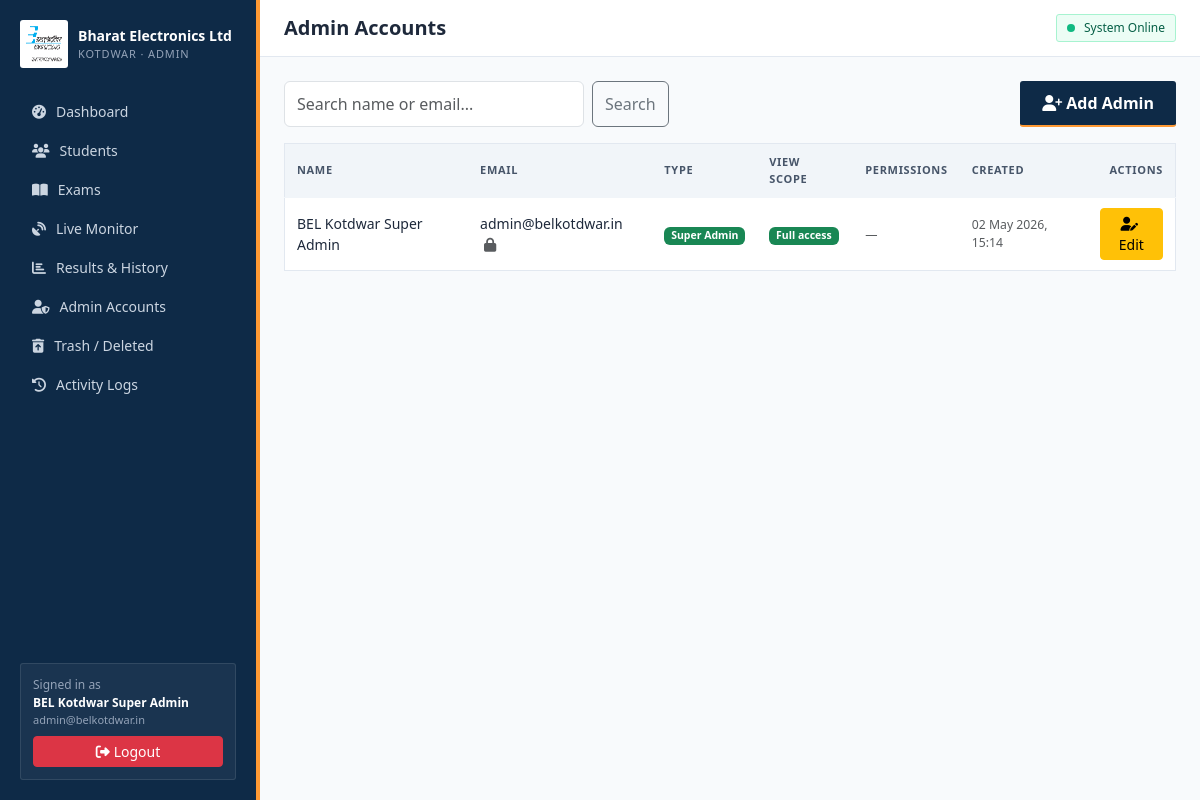
Page /admin/admins.php (signed in) on the committed database.
### tables this page shows
CREATE TABLE users (
  id               INT AUTO_INCREMENT PRIMARY KEY,
  role             ENUM('admin','student') NOT NULL,
  name             VARCHAR(150) NOT NULL,
  email            VARCHAR(150) NOT NULL,
  username         VARCHAR(80)  NOT NULL,
  password_hash    VARCHAR(255) NOT NULL,
  plain_password   VARCHAR(80)  NULL,     
  roll_number      VARCHAR(80)  NULL,
  dob              DATE         NULL,
  category         ENUM('internal','external') NULL,
  photo_path       VARCHAR(255) NULL,
  is_super         TINYINT(1)   NOT NULL DEFAULT 0,
  created_by       INT          NULL,
  created_at       DATETIME     DEFAULT CURRENT_TIMESTAMP,
   
  deleted_at       DATETIME     NULL,
  deleted_by       INT          NULL,
  deleted_by_name  VARCHAR(150) NULL,
  deleted_by_email VARCHAR(150) NULL,
  UNIQUE KEY uq_email (email),
  UNIQUE KEY uq_username (username),
  UNIQUE KEY uq_roll (roll_number),
  KEY idx_role_deleted (role, deleted_at)
);

### includes/lang.php (called while the page is built, shortened)
<?php
function lang(): string {
    return $_SESSION['lang'] ?? 'en';
}

### includes/helpers.php (called while the page is built, shortened)
<?php
require_once __DIR__ . '/config.php';
function h($s): string { return htmlspecialchars((string)$s, ENT_QUOTES, 'UTF-8'); }
function current_user(): ?array { return $_SESSION['user'] ?? null; }
function require_login(string $role): array {
    $u = current_user();
    return $u;
}
function base_url(): string {
    $scheme = (!empty($_SERVER['HTTPS']) && $_SERVER['HTTPS'] !== 'off') ? 'https' : 'http';
    $host = $_SERVER['HTTP_HOST'] ?? 'localhost';
    $script = $_SERVER['SCRIPT_NAME'] ?? '';
    $prefix = '';
    return $scheme . '://' . $host . $prefix;
}
function url(string $path): string {
    return base_url() . '/' . ltrim($path, '/');
}
function fmt_dt($dt): string {
    return date('d M Y, H:i', strtotime($dt));
}

### includes/config.php (called while the page is built, shortened)
<?php
function db(): PDO {
    static $pdo = null;
    if ($pdo === null) {
        $dsn = 'mysql:host=' . DB_HOST . ';port=' . DB_PORT . ';dbname=' . DB_NAME . ';charset=utf8mb4';
        try {
            $pdo = new PDO($dsn, DB_USER, DB_PASS, [
                PDO::ATTR_ERRMODE            => PDO::ERRMODE_EXCEPTION,
                PDO::ATTR_DEFAULT_FETCH_MODE => PDO::FETCH_ASSOC,
                PDO::ATTR_EMULATE_PREPARES   => false,
            ]);
        } catch (PDOException $e) {
            die('<div style="font-family:sans-serif;padding:2em;background:#fee;color:#900;border:2px solid #c00;margin:2em">
                <h2>Database Connection Failed</h2>
                <p>Could not connect to MySQL database <code>' . DB_NAME . '</code>.</p>
                <p><b>Steps:</b></p>
                <ol>
                  <li>Open XAMPP Control Panel → Start <b>Apache</b> and <b>MySQL</b></li>
                  <li>Open <a href="http://localhost/phpmyadmin" target="_blank">phpMyAdmin</a></li>
                  <li>Import <code>htdocs/schema.sql</code> to create the <code>bel_exam_portal</code> database</li>
                  <li>Verify credentials in <code>htdocs/includes/config.php</code></li>
                </ol>
                <p>Error: ' . htmlspecialchars($e->getMessage()) . '</p>
                </div>');
        }
    }
    return $pdo;
}

### admin/admins.php (the view, shortened to what this page needs)
<?php $ADMIN_TITLE = 'Admin Accounts';
require_once __DIR__ . '/../includes/helpers.php'; $me = require_login('admin');
  ?>
  <?php
require __DIR__ . '/_shell_top.php';
$search = trim($_GET['search'] ?? '');
$params = [];
$sql = 'SELECT u.*, ap.perms, ap.view_all_exams, ap.view_all_students FROM users u LEFT JOIN admin_permissions ap ON ap.admin_id=u.id WHERE u.role="admin" AND u.deleted_at IS NULL';
$sql .= ' ORDER BY u.created_at DESC';
$stmt = db()->prepare($sql);
$stmt->execute($params);
$rows = $stmt->fetchAll();
?>
<div class="d-flex justify-content-between mb-3 gap-2 flex-wrap">
  <form class="d-flex gap-2" method="get">
    <input type="text" name="search" class="form-control" placeholder="Search name or email..." value="<?= h($search) ?>" style="width:300px">
    <button class="btn btn-outline-secondary">Search</button>
  </form>
  <button class="btn btn-navy" data-bs-toggle="modal" data-bs-target="#aa"><i class="fas fa-user-plus me-1"></i>Add Admin</button>
</div>
<table class="data-table"><thead><tr><th>Name</th><th>Email</th><th>Type</th><th>View Scope</th><th>Permissions</th><th>Created</th><th class="text-end">Actions</th></tr></thead><tbody>
<?php foreach ($rows as $r):
  $isSelfSuper = !empty($r['is_super']) && (int)$r['id'] === (int)$me['id'];
  $emailDisplay = !empty($r['is_super']) && !$isSelfSuper ? mask_email_display($r['email']) : h($r['email']);
?>
  <tr><td class="fw-medium"><?= h($r['name']) ?></td><td data-testid="admin-email-cell-<?= $r['id'] ?>"><?= $emailDisplay ?>
      <?php if (!empty($r['is_super'])): ?><i class="fas fa-lock text-muted ms-1" title="Email encrypted/hidden — visible only to the super admin themselves"></i><?php endif; ?>
    </td>
    <td><?php if ($r['is_super']): ?><span class="badge bg-success">Super Admin</span><?php else: ?><span class="badge bg-secondary">Admin</span><?php endif; ?></td>
    <td>
      <?php if ($r['is_super']): ?>
        <span class="badge bg-success">Full access</span>
      <?php endif; ?>
    </td>
    <td>
      <?php if ($r['is_super']): ?>
        <span class="small text-muted">—</span>
      <?php endif; ?>
    </td>
    <td class="small text-muted"><?= fmt_dt($r['created_at']) ?></td>
    <td class="text-end">
      <?php if ($isSelfSuper): ?>
        <button type="button" class="btn btn-sm btn-warning" data-bs-toggle="modal" data-bs-target="#superEditModal" data-testid="super-edit-btn"><i class="fas fa-user-pen me-1"></i>Edit</button>
      <?php endif; ?>
    </td>
  </tr>
<?php endforeach; ?>
</tbody></table>
<?php require __DIR__ . '/_shell_bottom.php'; ?>

### includes/header.php (shortened to what this page needs)
<?php
require_once __DIR__ . '/helpers.php';
require_once __DIR__ . '/lang.php';
$PUBLIC = $PUBLIC ?? false;
$ADMIN_SHELL = $ADMIN_SHELL ?? false;
?><!DOCTYPE html>
<html lang="<?= lang() ?>">
<head>
<link rel="stylesheet" href="<?= url('assets/lib/bootstrap/css/bootstrap.min.css') ?>">
<link rel="stylesheet" href="<?= url('assets/lib/fontawesome/css/all.min.css') ?>">
<link rel="stylesheet" href="<?= url('assets/css/app.css') ?>">
</head>
<body class="<?= trim(($ADMIN_SHELL ? 'admin-body ' : '') . ($PUBLIC ? 'public-body' : '')) ?>">

### admin/_shell_top.php (shortened to what this page needs)
<?php
require_once __DIR__ . '/../includes/helpers.php';
$u = require_login('admin');
$ADMIN_SHELL = true;
$PUBLIC = false;
require __DIR__ . '/../includes/header.php';
$nav = [
  ['dashboard.php','Dashboard','fa-gauge-high'],
  ['students.php','Students','fa-users'],
  ['exams.php','Exams','fa-book-open'],
  ['live-monitor.php','Live Monitor','fa-satellite-dish'],
  ['results.php','Results & History','fa-chart-bar'],
];
if (!empty($u['is_super'])) {
  $nav[] = ['admins.php','Admin Accounts','fa-user-shield'];
  $nav[] = ['trash.php','Trash / Deleted','fa-trash-can-arrow-up'];
  $nav[] = ['logs.php','Activity Logs','fa-clock-rotate-left'];
}
?>
<div class="admin-layout">
  <aside class="admin-sidebar" data-testid="admin-sidebar">
    <div class="brand">
      <img src="<?= url('assets/icons/BEL-Logo-Trnsprent.png') ?>" alt="BEL">
      <div><div class="fw-bold small">Bharat Electronics Ltd</div><div style="font-size:11px; letter-spacing:.08em; color:#94a3b8">KOTDWAR · ADMIN</div></div>
    </div>
    <?php foreach ($nav as $n): ?>
      <a href="<?= url('admin/' . $n[0]) ?>" class="nav-link <?= $curr === $n[0] ? 'active' : '' ?>" data-testid="nav-<?= str_replace('.php','',$n[0]) ?>"><i class="fas <?= $n[2] ?>"></i> <?= $n[1] ?></a>
    <?php endforeach; ?>
    <div class="user-box">
      <div style="color:#94a3b8">Signed in as</div>
      <div class="fw-semibold text-white"><?= h($u['name']) ?></div>
      <div style="color:#94a3b8; font-size:11px"><?= h($u['email']) ?></div>
      <a href="<?= url('logout.php') ?>" class="btn btn-sm btn-danger w-100 mt-2" data-testid="logout-btn"><i class="fas fa-sign-out-alt me-1"></i>Logout</a>
    </div>
  </aside>
  <main class="admin-main" data-testid="admin-main">
    <div class="admin-topbar">
      <div class="d-flex align-items-center">
        <h1><?= h($ADMIN_TITLE ?? 'Admin') ?></h1>
      </div>
      <span class="status-pill"><span class="dot"></span> System Online</span>
    </div>
    <div class="p-4">

### admin/_shell_bottom.php
    </div>
  </main>
</div>
<?php require __DIR__ . '/../includes/footer.php'; ?>

### includes/footer.php (shortened to what this page needs)
</body></html>

### assets/css/app.css (style rules this page uses)
:root { --navy: #0E2A47; --navy-dark: #081a2e; --saffron: #FF9933; --green: #138808; --bel-blue: #00A9E0; --slatebg: #F5F7FA; }
body { background: var(--slatebg); font-family: 'Segoe UI', Tahoma, sans-serif; color: #1e293b; }
.admin-body { background: #f8fafc; }
.status-pill { font-size:12px; padding:4px 10px; border-radius:3px; background:#ecfdf5; color:#065f46; border:1px solid #a7f3d0; }
.status-pill .dot { display:inline-block; width:8px; height:8px; background:#10b981; border-radius:50%; margin-right:6px; }
.btn-navy { background: var(--navy); color:#fff; border: none; border-bottom: 2px solid var(--saffron); padding: 10px 22px; font-weight:600; border-radius:3px; }
body.admin-body { margin: 0; padding: 0; }
.admin-layout { position: relative; min-height: 100vh; }
.admin-sidebar { position: fixed; top: 0; left: 0; width: 260px; height: 100vh; background: var(--navy); color:#fff; padding: 20px; border-right: 4px solid var(--saffron); overflow: hidden; z-index: 1030; display: flex; flex-direction: column; }
.admin-sidebar .brand { display:flex; align-items:center; gap:10px; margin-bottom: 24px; flex-shrink: 0; }
.admin-sidebar .brand img { width:48px; height:48px; background:#fff; padding:6px; border-radius:3px; }
.admin-sidebar a.nav-link { display:flex; align-items:center; gap:10px; color:#cbd5e1; text-decoration:none; padding: 9px 12px; border-radius:3px; font-size:14px; flex-shrink: 0; }
.admin-sidebar .user-box { margin-top: auto; padding: 12px; background: rgba(255,255,255,0.05); border: 1px solid rgba(255,255,255,0.1); border-radius:3px; font-size:12px; flex-shrink: 0; }
.admin-main { margin-left: 260px; background: #f8fafc; min-height: 100vh; }
.admin-topbar { background:#fff; border-bottom:1px solid #e2e8f0; padding: 14px 24px; display:flex; justify-content:space-between; align-items:center; position: sticky; top: 0; z-index: 20; }
.admin-topbar h1 { font-size: 20px; font-weight:700; margin:0; }
.data-table { width:100%; font-size:14px; background:#fff; border: 1px solid #e2e8f0; }
.data-table th { background: #f1f5f9; color:#475569; font-size:11px; text-transform:uppercase; letter-spacing: 0.06em; padding: 10px 12px; text-align:left; }
.data-table td { padding: 10px 12px; border-top: 1px solid #f1f5f9; }
.text-muted { color: #64748b; }

### rows in the picture
users: name "BEL Kotdwar Super Admin", email "admin@belkotdwar.in", is_super 1 (drawn), created_at "02 May 2026, 15:14"

### other values in the picture
$n[1] "Dashboard"
$n[1] "Students"
$n[1] "Exams"
$n[1] "Live Monitor"
$n[1] "Results & History"
$n[1] "Admin Accounts"
$n[1] "Trash / Deleted"
$n[1] "Activity Logs"
$u['name'] "BEL Kotdwar Super Admin"
$u['email'] "admin@belkotdwar.in"
$ADMIN_TITLE "Admin Accounts"
